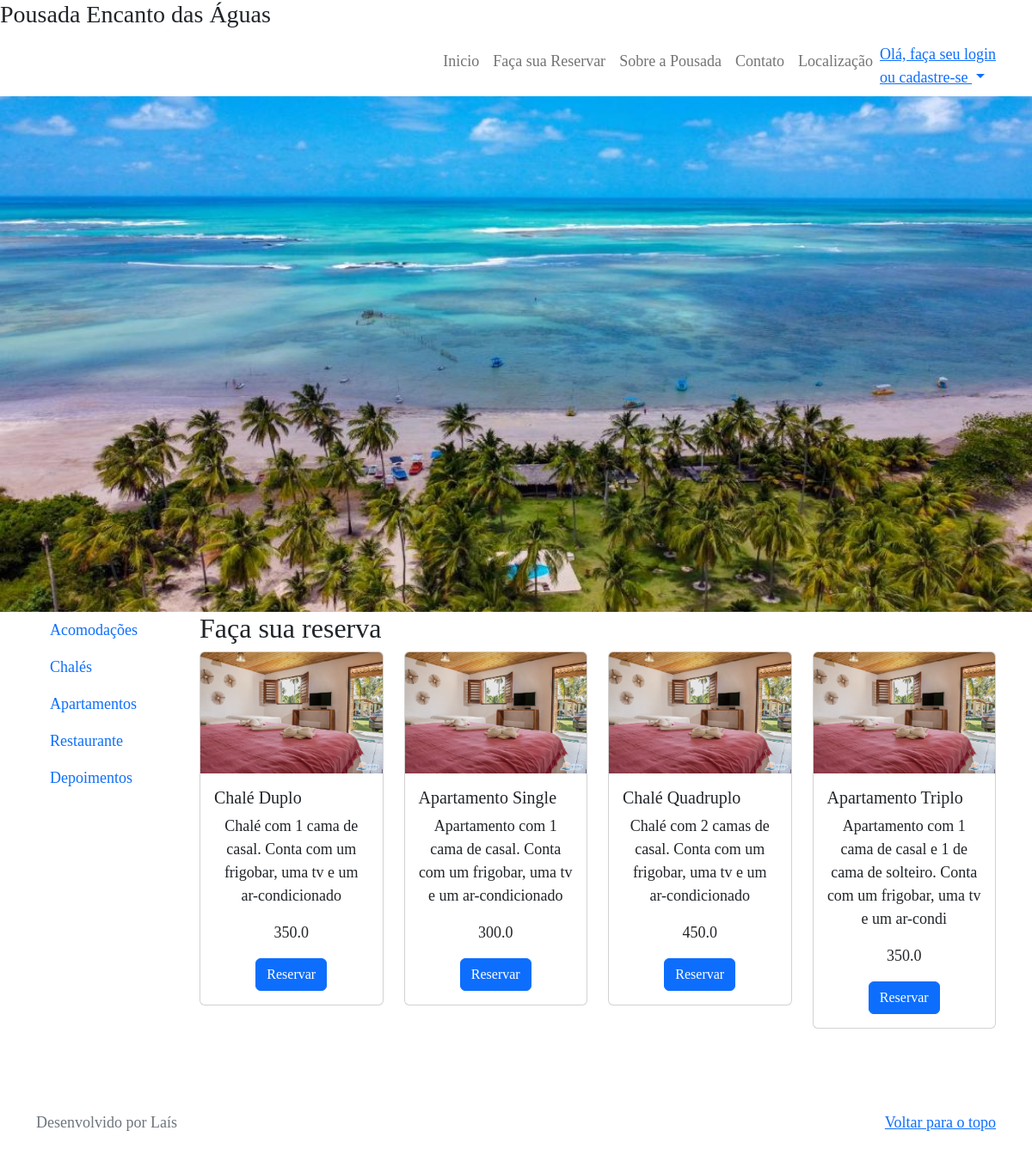
Before: / with the older database file.
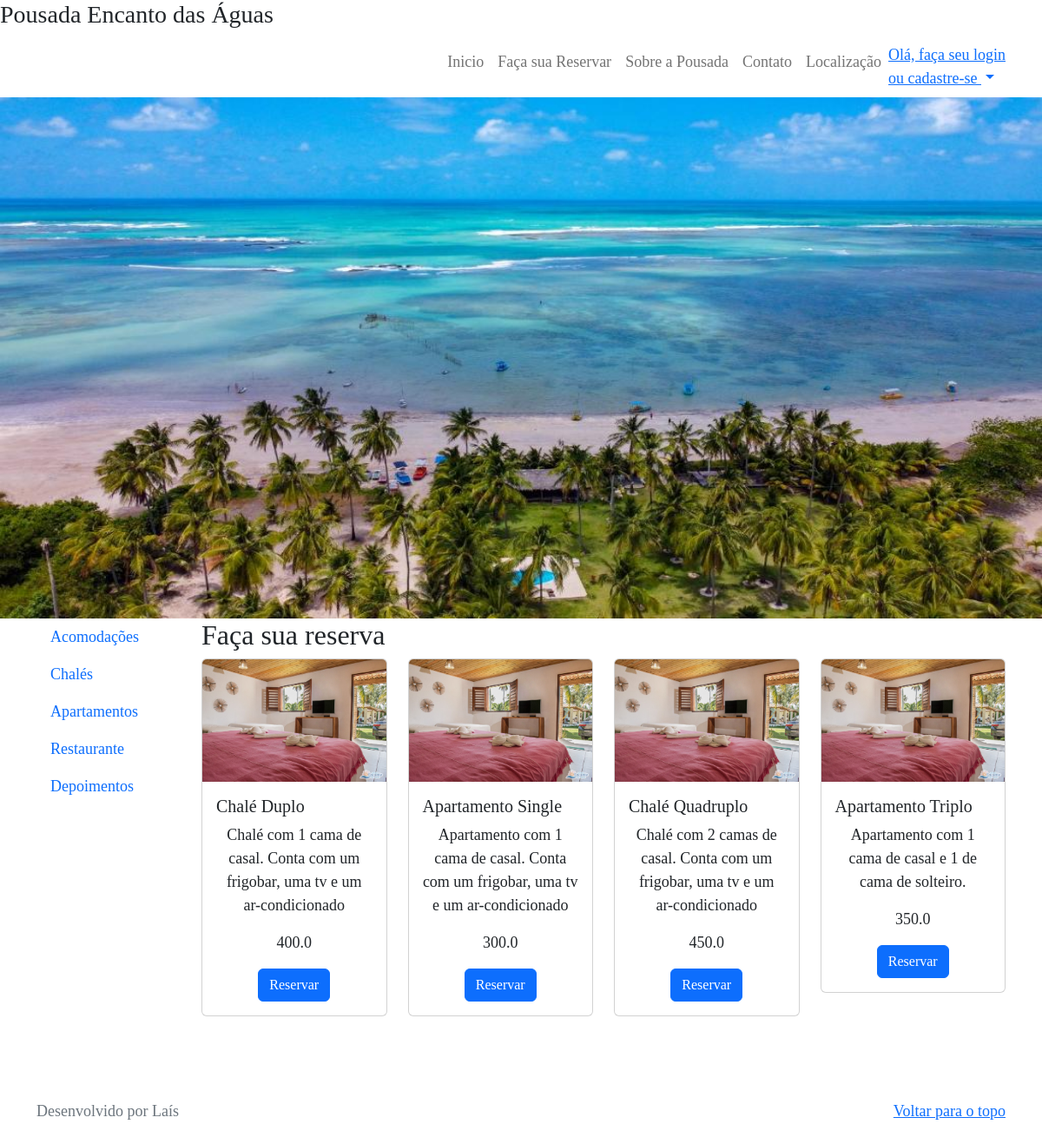
After: the same page with the newer database file.
### acomodacoes/models.py (models this page shows, shortened)
class TipoAcomodacao(models.Model):
    tipo = models.CharField(max_length=60)
    imagem = models.ImageField(null=True)
    descricao = models.CharField(max_length=100, null=True)
    valor= models.FloatField(null=True)

### acomodacoes/views.py (the view)
# urls.py: path('', listar_acomodacoes,name='listar_acomodacoes'),
def listar_acomodacoes(request):
    acomodacoes = TipoAcomodacao.objects.all()
    return render(request, 'listar_acomodacoes.html', {'acomodacoes': acomodacoes})

### templates/listar_acomodacoes.html
{% extends 'base.html' %}
{% load static %}
{% block content %}
<div class="capa-imagem">
    <img src="{% static 'acomodacoes/images/foto3.jpg'%}" class="d-block w-100" width="500" height="600" />
</div>
<div class="container">
    <div class="row mb-5">
        <div class="col-md-2">
            <ul class="nav flex-column">
                <li class="nav-item">
                    <a class="nav-link nav-header" aria-current="page" href="#">Acomodações</a>
                </li>
                <li class="nav-item">
                    <a class="nav-link" href="http://127.0.0.1:8000/detalhe/1/">Chalés</a>
                </li>
                <li class="nav-item">
                    <a class="nav-link" href="#">Apartamentos</a>
                </li>
                <li class="nav-item">
                    <a class="nav-link" href="#">Restaurante</a>
                </li>
                <li class="nav-item">
                    <a class="nav-link" href="#">Depoimentos</a>
                </li>
            </ul>
        </div>
        <div class="col-md-10">
            <h2>Faça sua reserva</h2>
            <div class="row" style="min-width:fit-content ;">
                {% for acomodacao in acomodacoes %}
                <div class="col-md-3">
                    <div class="card">
                        <img src="{% static 'acomodacoes/images/chalequad.jpeg'%}" class="card-img-top"
                            alt="card-img-cap">
                        <div class="card-body">
                            <h5 class="card-title">{{acomodacao.tipo}}</h5>
                            <div class="text-center">
                                <p class="card-text">{{acomodacao.descricao}}</p>
                                <div class="text-center">
                                    <p class="text-money">{{acomodacao.valor}}</p>
                                    <a href="#" class="btn btn-primary">Reservar</a>
                                </div>
                            </div>
                        </div>
                    </div>
                </div>
                {% endfor %}
            </div>
        </div>
    </div>
    {%endblock %}

Changed rows visible on the page:
changed TipoAcomodacao "Chalé Duplo": valor "350.0" → "400.0"
changed TipoAcomodacao "Apartamento Triplo": descricao "Apartamento com 1 cama de casal e 1 de cama de solteiro. Conta com um frigobar, uma tv e um ar-condi" → "Apartamento com 1 cama de casal e 1 de cama de solteiro."
